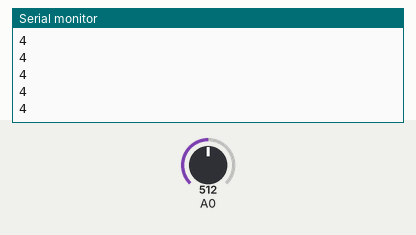
The sketch below on a simulated Arduino Uno, built with avr-gcc and run on an emulated ATmega328P. On the bench: the last lines printed to the serial monitor. Inputs (shaded band) come from the test bench; at power-on: A0 = 512.

Above: at 1.2 s.
1.3 s: A0 set to 716
At 1.31 s:
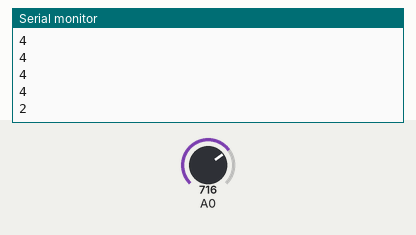
2.8 s: A0 set to 306
At 2.81 s:
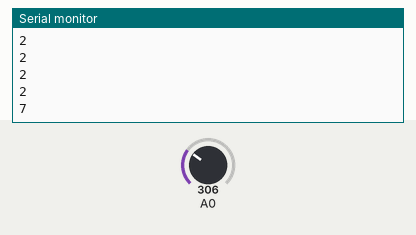
Timing chart, 0 to 5.8 s (numbered marks = the images above; inputs shaded):
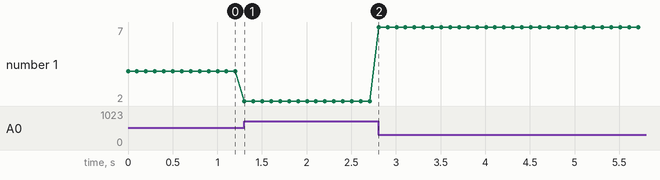

The sketch:

irSensor.ino
```cpp
int ir1 = 0;

void setup()
{
  Serial.begin(115200);               // starts the serial monitor
}

void loop(){

  Serial.println(ir(ir1));            // prints the value of the sensor to the serial monitor
  delay(100);                    // wait for this much time before printing next value

}

short int ir(int irPin){
  short int distance = 0;
  int val = analogRead(irPin);       // reads the value of the sharp sensor
  distance = 2076/(val - 11);

  if (distance<=0){
    distance = 100;
  }
  else if(distance >35){
    distance = 100;
  }
  return distance;
}
```

Measured:
- after the input at 1.3 s, the serial monitor: prints a new line at once (image 1)
- after the input at 2.8 s, the serial monitor: prints a new line at once (image 2)
- plotted number 1: 4 → 2 after the input at 1.3 s, 2 → 7 after the input at 2.8 s
